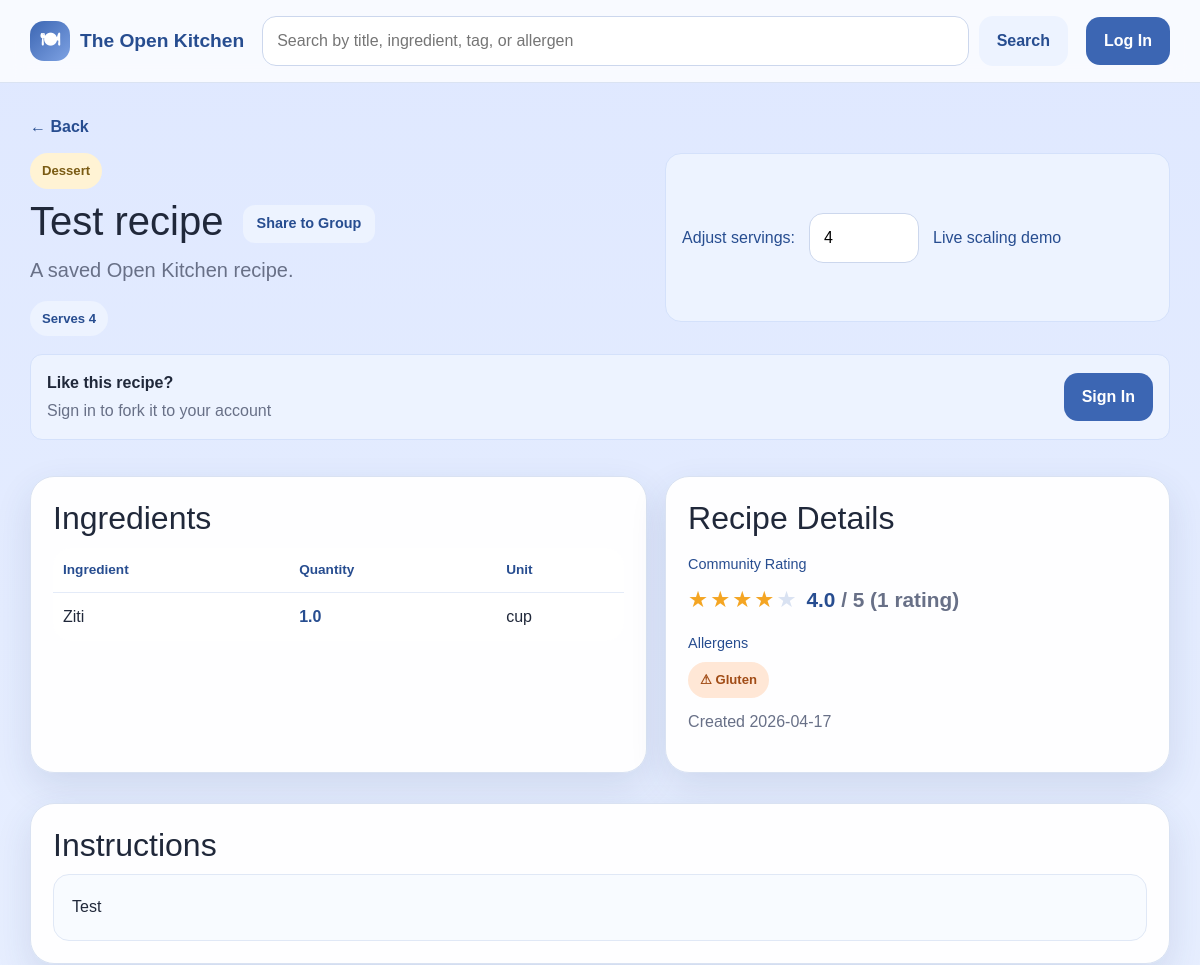
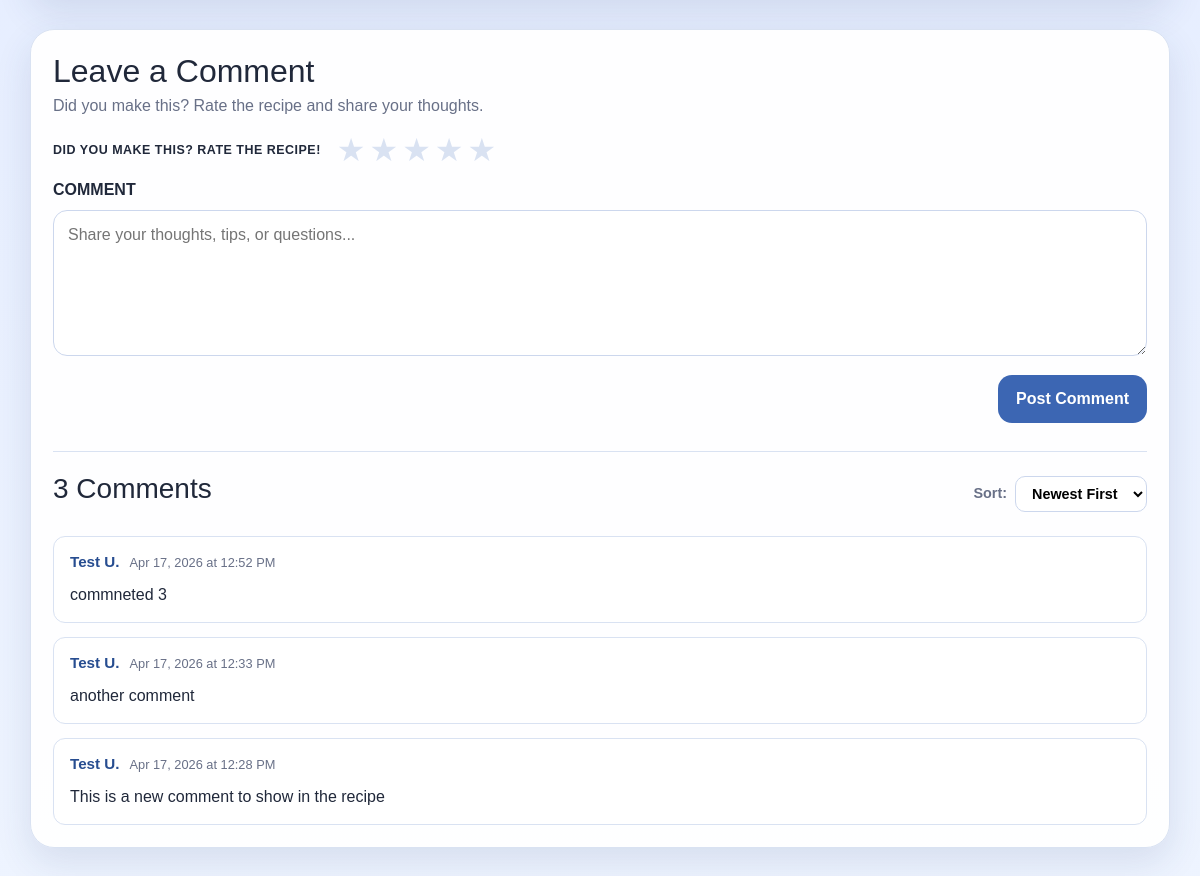
The app's page /recipe/7 with its own data (2 pictures, top to bottom).
### app/models.py (models this page shows, shortened)
class RecipeCategory(db.Model):
    __tablename__ = 'recipe_categories'
    id = db.Column(db.Integer, primary_key=True)
    recipeID = db.Column(db.Integer, db.ForeignKey('recipes.id'), nullable=False)
    categoryID = db.Column(db.Integer, db.ForeignKey('categories.id'), nullable=False)
    category = db.relationship('Category', backref='recipe_categories')

class Category(db.Model):
    __tablename__ = 'categories'
    id = db.Column(db.Integer, primary_key=True)
    name = db.Column(db.String(32), unique=True, nullable=False)

class Recipe(db.Model):
    __tablename__ = 'recipes'
    id = db.Column(db.Integer, primary_key=True)
    authorID = db.Column(db.Integer, db.ForeignKey('users.id'), nullable=False)
    title = db.Column(db.String(150), nullable=False)
    description = db.Column(db.Text, nullable=True)
    instructions = db.Column(db.Text, nullable=False)
    forkedFrom = db.Column(db.Integer, db.ForeignKey('recipes.id'), nullable=True)
    baseServings = db.Column(db.Integer, nullable=False)
    prepTime = db.Column(db.Integer, nullable=True)
    cookTime = db.Column(db.Integer, nullable=True)
    dateCreated = db.Column(db.DateTime, nullable=False, default=datetime.now)
    ingredients = db.relationship('Ingredient', backref='recipe', lazy=True, cascade='all, delete-orphan')
    categories = db.relationship('RecipeCategory', backref='recipe', lazy=True, cascade='all, delete-orphan')
    dietary_tags = db.relationship('RecipeDietaryTag', backref='recipe', lazy=True, cascade='all, delete-orphan')
    allergens = db.relationship('RecipeAllergen', backref='recipe', lazy=True, cascade='all, delete-orphan')

class Ingredient(db.Model):
    __tablename__ = 'ingredients'
    id = db.Column(db.Integer, primary_key=True)
    recipeID = db.Column(db.Integer, db.ForeignKey('recipes.id'), nullable=False)
    unitID = db.Column(db.Integer, db.ForeignKey('measurement_units.id'), nullable=False)
    name = db.Column(db.String(32), nullable=False)
    quantity = db.Column(db.Float, nullable=False)

class MeasurementUnit(db.Model):
    __tablename__ = 'measurement_units'
    id = db.Column(db.Integer, primary_key=True)
    name = db.Column(db.String(32), unique=True, nullable=False)
    abbreviation = db.Column(db.String(32), unique=True, nullable=False)
    system = db.Column(db.String(32), nullable=False)
    isActive = db.Column(db.Boolean, default=True)
    ingredients = db.relationship('Ingredient', backref='unit', lazy=True)

class RecipeAllergen(db.Model):
    __tablename__ = 'recipe_allergens'
    id = db.Column(db.Integer, primary_key=True)
    recipeID = db.Column(db.Integer, db.ForeignKey('recipes.id'), nullable=False)
    allergenID = db.Column(db.Integer, db.ForeignKey('allergens.id'), nullable=False)
    allergen = db.relationship('Allergen', backref='recipe_allergens')

class Allergen(db.Model):
    __tablename__ = 'allergens'
    id = db.Column(db.Integer, primary_key=True)
    name = db.Column(db.String(32), unique=True, nullable=False)

class Comment(db.Model):
    __tablename__ = 'comments'
    id = db.Column(db.Integer, primary_key=True)
    recipeID = db.Column(db.Integer, db.ForeignKey('recipes.id'), nullable=False)
    userID = db.Column(db.Integer, db.ForeignKey('users.id'), nullable=False)
    content = db.Column(db.Text, nullable=True)
    dateCreated = db.Column(db.DateTime, nullable=False, default=datetime.now)

### app/routes.py (the view)
@app.route('/recipe/<int:recipe_id>')
def view_recipe(recipe_id):
    uid = current_user_id()
    user = get_current_user()
    recipe = Recipe.query.get_or_404(recipe_id)
    ingredients = Ingredient.query.filter_by(recipeID=recipe_id).all()
    categories = RecipeCategory.query.filter_by(recipeID=recipe_id).all()
    dietary_tags = RecipeDietaryTag.query.filter_by(recipeID=recipe_id).all()
    allergens = RecipeAllergen.query.filter_by(recipeID=recipe_id).all()
    avg_rating, rating_count = _get_avg_rating(recipe_id)
    user_rating = Rating.query.filter_by(recipeID=recipe_id, userID=uid).first() if uid else None
    is_saved = False
    if uid:
        is_saved = SavedRecipe.query.filter_by(userID=uid, recipeID=recipe_id).first() is not None
    sort = request.args.get('sort', 'newest')
    order = Comment.dateCreated.asc() if sort == 'oldest' else Comment.dateCreated.desc()
    comments = Comment.query.filter_by(recipeID=recipe_id).order_by(order).all()
    for c in comments:
        c.author_name = _comment_author(c)
    notifications = _get_notifications()
    has_unread = any(not n.isRead for n in notifications)
    toast_notif = None
    toast_id = session.pop('toast_notification_id', None)
    if toast_id:
        toast_notif = Notification.query.get(toast_id)
    memberships = GroupMember.query.filter_by(userID=uid).all() if uid else []
    return render_template(
        'view_recipe.html',
        recipe=recipe,
        current_user=user,
        ingredients=ingredients,
        categories=categories,
        dietary_tags=dietary_tags,
        allergens=allergens,
        avg_rating=avg_rating,
        rating_count=rating_count,
        user_rating=user_rating,
        is_saved=is_saved,
        comments=comments,
        sort=sort,
        notifications=notifications,
        has_unread=has_unread,
        toast_notif=toast_notif,
        memberships=memberships,
    )

### app/routes.py (called while the page is built)
def get_current_user():
    if 'user_id' in session:
        return User.query.get(session['user_id'])
    return None

def current_user_id():
    return session.get('user_id')

def _get_avg_rating(recipe_id):
    result = db.session.query(func.avg(Rating.stars), func.count(Rating.id)).filter_by(recipeID=recipe_id).one()
    avg = round(result[0], 1) if result[0] else None
    count = result[1]
    return avg, count

def _comment_author(comment):
    user = User.query.get(comment.userID)
    return f"{user.firstName} {user.lastName[0]}." if user else "Anonymous"

def _get_notifications():
    uid = current_user_id()
    if uid is None:
        return []
    return Notification.query.filter_by(userID=uid).order_by(Notification.dateCreated.desc()).all()

### app/templates/view_recipe.html (shortened to what this page needs)
{% extends "base.html" %}
{% block content %}
<a href="javascript:void(0)" onclick="goBack()" class="back-link">← Back</a>
<section class="recipe-view-shell">
    <div class="recipe-hero">
        <div>
            <div class="pill-row push-bottom-small">
                {% for rc in categories %}
                <span class="mini-pill">{{ rc.category.name }}</span>
                {% endfor %}
            </div>
            <h1>
                {{ recipe.title }}
                <button type="button" class="btn btn-secondary btn-sm ms-2"
                        data-bs-toggle="modal" data-bs-target="#shareToGroupModal">
                    Share to Group
                </button>
            </h1>
            <p class="lead">{{ recipe.description or 'A saved Open Kitchen recipe.' }}</p>
            <div class="pill-row push-top-small">
                <span class="pill">Serves {{ recipe.baseServings }}</span>
            </div>
        </div>
        <div class="scale-preview-box compact-view">
            <label for="adjustServings">Adjust servings:</label>
            <input type="number" id="adjustServings" min="1" value="{{ recipe.baseServings }}" oninput="scaleIngredients(this.value)">
            <span>Live scaling demo</span>
        </div>
    </div>
    {% if current_user and current_user.id != recipe.authorID %}
    <div style="margin-bottom: 18px; padding: 16px; background: #edf3ff; border: 1px solid #d4e1fb; border-radius: var(--radius-sm); display: flex; align-items: center; justify-content: space-between; gap: 16px;">
        <div>
            <p style="margin: 0; color: var(--text); font-weight: 600;">Like this recipe?</p>
            <p class="muted-small" style="margin: 4px 0 0 0;">Fork it to your account and customize it, or save it to your profile</p>
        </div>
        <div style="display: flex; gap: 10px;">
            <form method="POST" action="{{ url_for('fork_recipe', recipe_id=recipe.id) }}" style="margin: 0;">
                <button type="submit" class="btn btn-primary">Fork Recipe</button>
            </form>
            <form method="POST" action="{{ url_for('save_recipe', recipe_id=recipe.id) }}" style="margin: 0;">
                <button type="submit" class="btn {% if is_saved %}btn-secondary{% else %}btn-light{% endif %}" style="{% if is_saved %}background: #d4ffd4; color: #166b16; border: 1px solid #b1f1b1;{% endif %}">
                    {% if is_saved %}Saved{% else %}Save{% endif %}
                </button>
            </form>
        </div>
    </div>
    {% elif not current_user %}
    <div style="margin-bottom: 18px; padding: 16px; background: #edf3ff; border: 1px solid #d4e1fb; border-radius: var(--radius-sm); display: flex; align-items: center; justify-content: space-between; gap: 16px;">
        <div>
            <p style="margin: 0; color: var(--text); font-weight: 600;">Like this recipe?</p>
            <p class="muted-small" style="margin: 4px 0 0 0;">Sign in to fork it to your account</p>
        </div>
        <a href="{{ url_for('login') }}" class="btn btn-primary">Sign In</a>
    </div>
    {% endif %}
    <div class="content-grid">
        <article class="panel-card" id="ingredients-section">
            <h2>Ingredients</h2>
            <table class="ingredient-table view-mode">
                <thead>
                    <tr>
                        <th>Ingredient</th>
                        <th>Quantity</th>
                        <th>Unit</th>
                    </tr>
                </thead>
                <tbody>
                    {% for ing in ingredients %}
                    <tr>
                        <td>{{ ing.name }}</td>
                        <td><span class="scaled-qty" data-base="{{ ing.quantity }}">{{ ing.quantity }}</span></td>
                        <td>{{ ing.unit.abbreviation }}</td>
                    </tr>
                    {% endfor %}
                </tbody>
            </table>
        </article>
        <article class="panel-card">
            <h2>Recipe Details</h2>
            <h3 class="tiny-heading">Community Rating</h3>
            <div class="avg-rating-display">
                {% if avg_rating %}
                    <div class="star-display" aria-label="{{ avg_rating }} out of 5 stars">
                        {% for i in range(1, 6) %}
                            {% if i <= avg_rating|round(0, 'floor')|int %}
                                <span class="star filled">★</span>
                            {% elif i - 0.5 <= avg_rating %}
                                <span class="star half">★</span>
                            {% else %}
                                <span class="star empty">★</span>
                            {% endif %}
                        {% endfor %}
                    </div>
                    <span class="avg-score">{{ avg_rating }}<span class="muted-small"> / 5 ({{ rating_count }} rating{{ 's' if rating_count != 1 }})</span></span>
                {% else %}
                    <span class="muted-small">No ratings yet — be the first!</span>
                {% endif %}
            </div>
            {% if allergens %}
            <h3 class="tiny-heading">Allergens</h3>
            <div class="pill-row">
                {% for ra in allergens %}
                <span class="pill allergen-pill">⚠ {{ ra.allergen.name }}</span>
                {% endfor %}
            </div>
            {% endif %}
            <p class="muted-small push-top">Created {{ recipe.dateCreated.strftime('%Y-%m-%d') }}</p>
        </article>
    </div>
    <article class="panel-card push-top" id="instructions-section">
        <h2>Instructions</h2>
        <div class="instructions-box">{{ recipe.instructions }}</div>
    </article>
    <article class="panel-card push-top" id="comments-section">
        <div class="leave-comment-wrap">
            <h2>Leave a Comment</h2>
            <p class="muted-small">Did you make this? Rate the recipe and share your thoughts.</p>
            <form method="POST" action="{{ url_for('post_comment', recipe_id=recipe.id) }}">
                <div class="leave-comment-rating-row">
                    <span class="leave-comment-rate-label">DID YOU MAKE THIS? RATE THE RECIPE!</span>
                    <div class="star-picker" id="starPicker">
                        {% for i in range(1, 6) %}
                        <label class="star-label" title="{{ i }} star{{ 's' if i != 1 }}">
                            <span class="star-icon {% if user_rating and i <= user_rating.stars %}active{% endif %}">★</span>
                        </label>
                        {% endfor %}
                    </div>
                </div>
                <div class="field-block push-top">
                    <label for="commentText">COMMENT</label>
                    <textarea id="commentText" name="content" rows="5" placeholder="Share your thoughts, tips, or questions..."></textarea>
                </div>
                <div class="comment-form-actions push-top">
                    <button type="submit" class="btn btn-primary">Post Comment</button>
                </div>
            </form>
        </div>
        {% if comments %}
        <div class="comments-divider"></div>
        <div class="comments-header">
            <h3>{{ comments|length }} Comment{{ 's' if comments|length != 1 }}</h3>
            <div class="sort-control">
                <label for="sortComments">Sort:</label>
                <select id="sortComments" onchange="window.location = '?sort=' + this.value + '#comments-section'">
                    <option value="newest" {% if sort == 'newest' %}selected{% endif %}>Newest First</option>
                </select>
            </div>
        </div>
        <div class="comments-list">
            {% for comment in comments %}
            <div class="comment-item">
                <div class="comment-meta">
                    <span class="comment-author">{{ comment.author_name }}</span>
                    <span class="comment-date">{{ comment.dateCreated.strftime('%b %d, %Y at %I:%M %p') }}</span>
                </div>
                <p class="comment-body">{{ comment.content }}</p>
            </div>
            {% endfor %}
        </div>
        {% else %}
        <p class="muted-small push-top">No comments yet — be the first!</p>
        {% endif %}
    </article>
</section>
{% endblock %}

### records on screen
RecipeCategory: category.name "Dessert"
Recipe: title "Test recipe", description "A saved Open Kitchen recipe.", baseServings "4", dateCreated "2026-04-17", instructions "Test"
Ingredient: name "Ziti", quantity "1.0", unit.abbreviation "cup"
RecipeAllergen: allergen.name "Gluten"
Comment: author_name "Test U.", dateCreated "Apr 17, 2026 at 12:52 PM", content "commneted 3"
Comment: author_name "Test U.", dateCreated "Apr 17, 2026 at 12:33 PM", content "another comment"
Comment: author_name "Test U.", dateCreated "Apr 17, 2026 at 12:28 PM", content "This is a new comment to show in the recipe"

### other values on screen
{{ avg_rating }} "4.0"
{{ rating_count }} "1"
{{ comments|length }} "3"
{{ 's' if comments|length != 1 }} "s"
